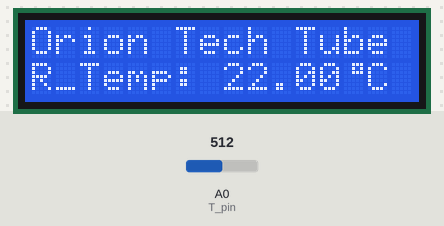
This sketch was run on a simulated Arduino Uno, built with avr-gcc and run on an emulated ATmega328P. Parts: 16×2 character LCD. Inputs (shaded band) come from the test bench; at power-on: A0 (T_pin) = 512.

Above: at 1.2 s.
1.3 s: A0 (T_pin) set to 716
At 1.8 s:
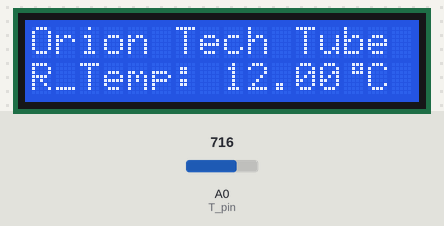
2.8 s: A0 (T_pin) set to 900
At 4.0 s:
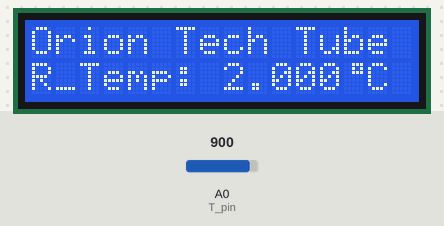
4.3 s: A0 (T_pin) set to 1023
At 5.3 s:
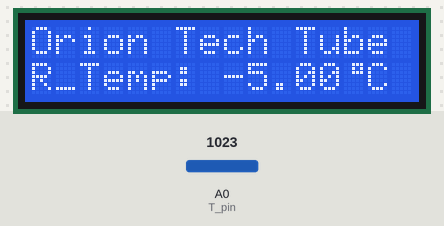
Timing chart, 0 to 7.3 s (numbered marks = the images above; inputs shaded):
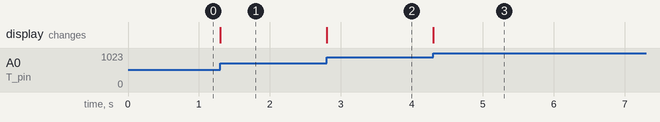

The sketch:

NTC_Arduino_LCD_code.ino
```cpp
#include <LiquidCrystal.h>
const int RS=12, E=11, D4=5, D5=4, D6=3, D7=2;
LiquidCrystal lcd(RS, E, D4, D5, D6, D7);
const int T_pin= A0;

byte deg[8] = {
	0b00111,
	0b00101,
	0b00111,
	0b00000,
	0b00000,
	0b00000,
	0b00000,
	0b00000
};

void setup() {
  // put your setup code here, to run once:
lcd.begin(16,2);
lcd.createChar(0, deg);
lcd.setCursor(0,0);
lcd.print("Orion Tech Tube");
}

void loop() {
  // put your main code here, to run repeatedly:
int L_o;
float V_o, T_degC;
L_o=analogRead(T_pin);
V_o=0.0048876*L_o;
T_degC=round(50-11*V_o);
lcd.setCursor(0,1);
lcd.print("R_Temp:");
lcd.setCursor(8,1);
lcd.print(T_degC);
lcd.setCursor(13,1);
lcd.write(byte(0));
lcd.setCursor(14,1);
lcd.print("C");
}
```

Measured:
- after the input at 1.3 s, the display: changes at once (image 1)
- after the input at 2.8 s, the display: changes at once (image 2)
- after the input at 4.3 s, the display: changes at once (image 3)
